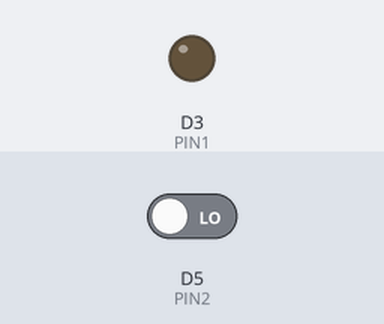
Simulated run of this sketch. Board: Particle Photon. Parts: output pins drawn as LEDs (lit = HIGH). Inputs (shaded band) come from the test bench; at power-on: D5 (PIN2) LOW.

Above: at 10.8 s.
10.9 s: D5 (PIN2) driven HIGH
At 12.1 s:
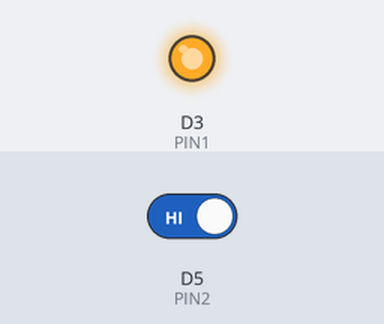
12.4 s: D5 (PIN2) driven LOW
At 13.4 s:
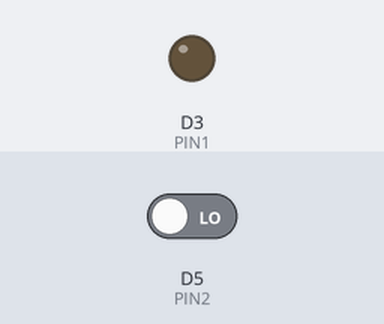
Timing chart, 0 to 15.4 s (numbered marks = the images above; inputs shaded):
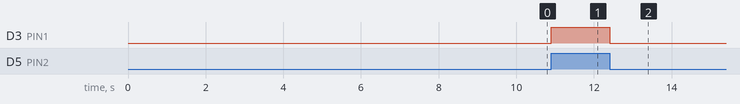

Measured:
- after the input at 10.9 s, D3 (PIN1): LOW → HIGH at once
- after the input at 12.4 s, D3 (PIN1): HIGH → LOW at once

The sketch:

rom.ino
```cpp
//Room Occupancy Monitor code

#define PIN1 D3 //desired output pin
#define PIN2 D5 //input pin to read PIR sensor
int state=LOW; //keep track of status
int value=0;   //variable to hold input of PIR
bool initialDelay=false;

void setup(){

	pinMode(PIN1,OUTPUT);
	pinMode(PIN2,INPUT);
	digitalWrite(PIN1,LOW);  //set the LED to LOW initially
// Subscribe to the integration response event
  	Particle.subscribe("hook-response/Google-spreadsheet-update", myHandler, MY_DEVICES);
}


void loop(){

//Initial delay before capturing the PIR data
if (initialDelay==false){
	delay(10000);
	initialDelay=true;
}

//Get the input of PIR
value = digitalRead(PIN2);

if (value == HIGH){
	if (state == LOW){
	//change state if PIR detects motion and previous state is 0
		state=1;

	digitalWrite(PIN1,HIGH);
	// Send the status as occupied to Google cloud using webhook integrator
	myPublish("ROOM-420","Occupied");
		}
	}

	else{
		//send the status as not occupied to Google cloud using webhook integrator

		if (state == HIGH){
				state=0;
				digitalWrite(PIN1,LOW);
				myPublish("ROOM-420","Not Occupied");

		}
	}

}

//Function to trigger the push from cloud using webhooks
void myPublish(String room,String state){
	Particle.publish("Google-spreadsheet-update",state,PRIVATE);
}


//Handler
void myHandler(const char *event, const char *data) {
  // Handle the integration response if any.
}
```
